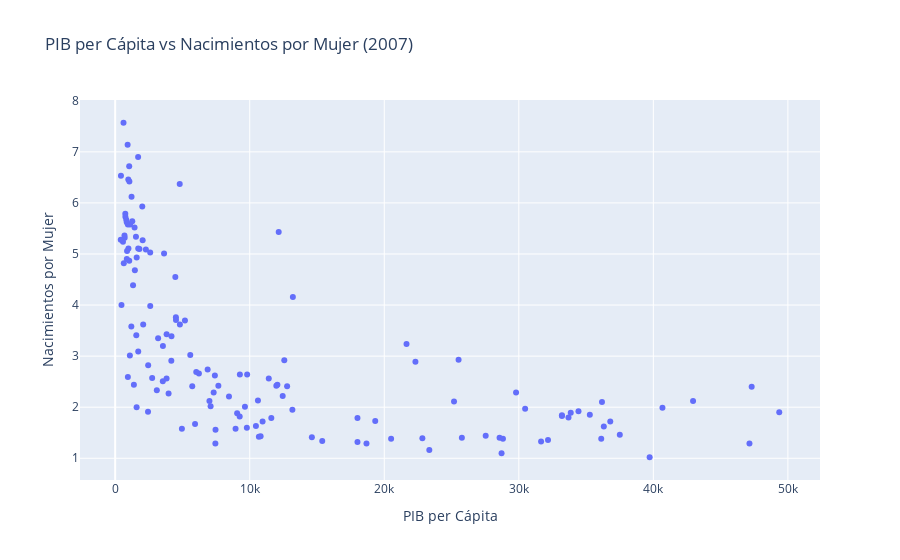

Notebook code for this chart:
### Code cell
# 1. A partir del dataset (A), obtenga un scatterplot que permita visualizar la relación 
# entre PIB per Cápita y Nacimientos por Mujer, en el año 2007

df_gapminder_2007 = df_gapminder[df_gapminder['year'] == 2007]

fig = px.scatter(
    df_gapminder_2007,
    x="gdpPercap", 
    y="bornPerwom", 
    title='PIB per Cápita vs Nacimientos por Mujer (2007)',
    labels={
        "gdpPercap": "PIB per Cápita",
        "bornPerwom": "Nacimientos por Mujer"
        },
    )
fig.show()

### Figure 1 — Plotly figure (JSON) as saved in the notebook; plotly's stock layout.template omitted (floating-point values rounded to 4 significant figures; data arrays with more than 128 entries replaced by an {"elided": "..."} marker saying what was removed)
{"data": [{"hovertemplate": "PIB per Cápita=%{x}<br>Nacimientos por Mujer=%{y}<extra></extra>", "legendgroup": "", "marker": {"color": "#636efa", "symbol": "circle"}, "mode": "markers", "name": "", "orientation": "v", "showlegend": false, "type": "scatter", "x": {"elided": "140 float values"}, "xaxis": "x", "y": {"elided": "140 float values"}, "yaxis": "y"}], "layout": {"legend": {"tracegroupgap": 0}, "title": {"text": "PIB per Cápita vs Nacimientos por Mujer (2007)"}, "xaxis": {"anchor": "y", "domain": [0, 1], "title": {"text": "PIB per Cápita"}}, "yaxis": {"anchor": "x", "domain": [0, 1], "title": {"text": "Nacimientos por Mujer"}}}}
